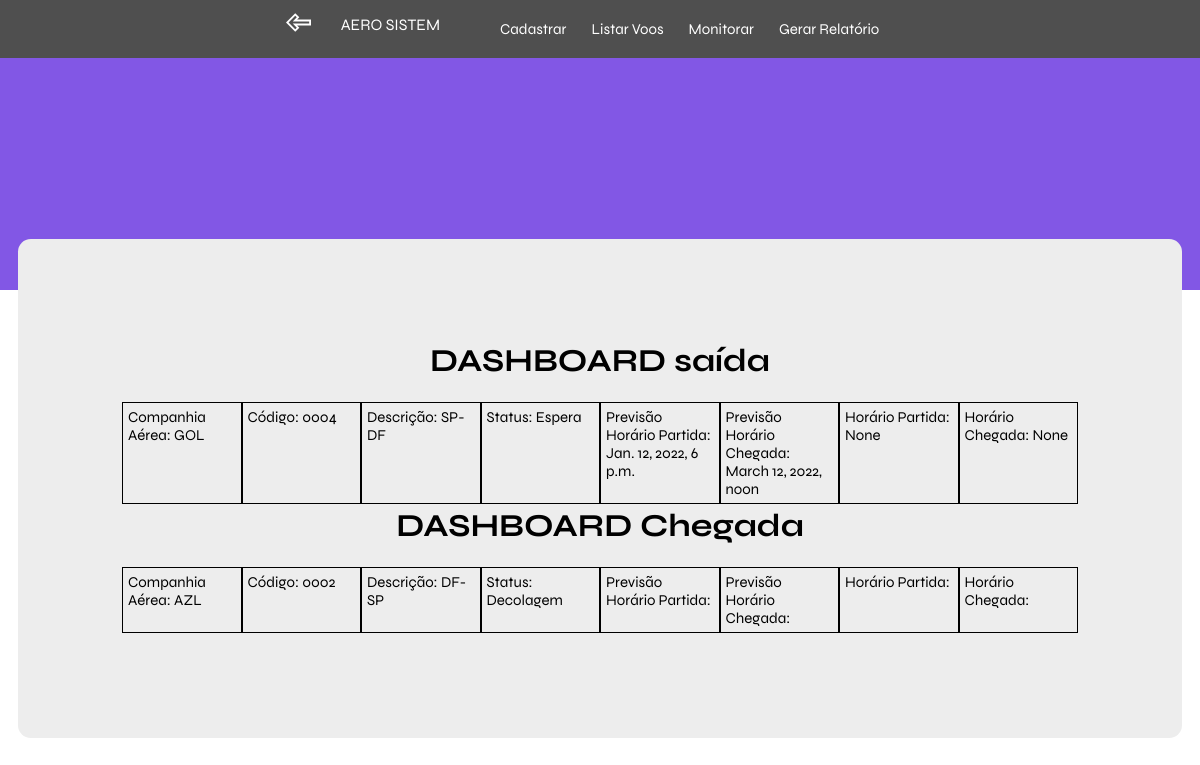
The page /home/ (signed in) on the database as committed earlier.
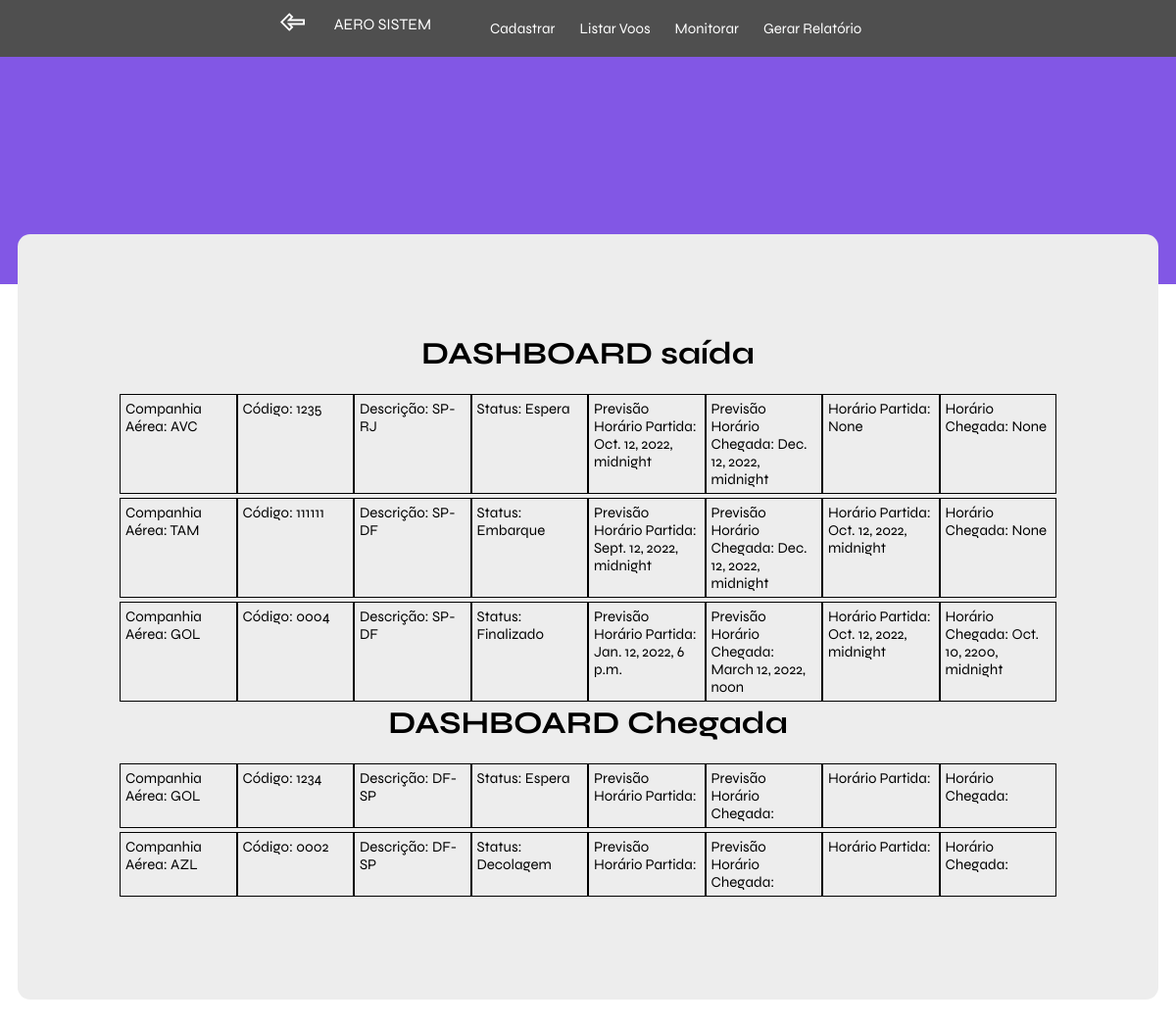
The same page on the database as committed later.
### book/models.py (models this page shows)
class Estado_Dinamico(models.Model):
	voo = models.OneToOneField(
        Voo,
        on_delete=models.CASCADE,
        primary_key=True,
    )
	STATUS = [
		('Embarque', 'Embarque'),
		('Pouso', 'Pouso'),
		('Decolagem', 'Decolagem'),
		('Finalizado', 'Finalizado'),
		('Espera', 'Espera'),
	]
	data_saida = models.DateTimeField(null=True)
	data_chegada = models.DateTimeField(null=True)
	status = models.CharField(max_length=10,choices=STATUS,default = 'EMB')
	class Meta:
			db_table = 'estado_dinamico'

class Voo(models.Model):
	STATUS = [
		('GOL', 'Gol'),
		('TAM', 'TAM '),
		('AVC', 'Avianca '),
		('AZL', 'Azul '),
	]
	ROTAS = [
		('SP-RJ', 'SP-RJ'),
		('SP-DF', 'SP-DF'),
		('RJ-SP', 'RJ-SP'),
		('DF-SP', 'DF-SP'),
	]
	id = models.BigAutoField(primary_key=True)
	codigo = models.CharField(max_length=12, null=False,unique = True)
	companhia = models.CharField(max_length=3,choices=STATUS, null=False)
	previsao_chegada = models.DateTimeField(null=False)
	previsao_partida = models.DateTimeField(null=False)
	rota = models.CharField(max_length=5,choices=ROTAS, null=False)
	class Meta:
		db_table = 'Voos'

### book/views.py (the view)
# urls.py: 2. Add a URL to urlpatterns:  path('', views.home, name='home')
def home(request, context = {'permissao':'Negada'}):
    request.session['tentativas'] = 0
    permissao = request.session['permissao']
    voos_dinamicoS = Estado_Dinamico.objects.select_related().filter(voo__rota = "SP-RJ")|Estado_Dinamico.objects.select_related().filter(voo__rota = "SP-DF")
    voos_dinamico2 = voos_dinamicoS.order_by('-voo__codigo')[:10]
    voos_dinamicoC = Estado_Dinamico.objects.select_related().filter(voo__rota = "RJ-SP")|Estado_Dinamico.objects.select_related().filter(voo__rota = "DF-SP")
    voos_dinamico = voos_dinamicoC.order_by('-voo__codigo')[:10]
    context={'voos_dinamico':voos_dinamico,'voos_dinamico2':voos_dinamico2,'permissao':permissao}
    return render(request,'home.html',context)

### template/home.html (shortened to what this page needs)
{% load static %}
<!DOCTYPE html>
<html lang="en">
<head>
    <link rel="stylesheet" href="{% static 'css/global.css' %}" />
    <link rel="stylesheet" href="{% static 'css/home.css' %}" />
</head>
<body>
    {% block content %}
        <header>
            <div class="content">
                <a class="voltar" href="{% url 'login' %}"><img src="{% static 'images/back.svg' %}" alt=""></a>
                <div class="column-left">
                  <a href="{% url 'home' %}">AERO SISTEM</a>
                  <ul class="menu">
                    <li><a href="{% url 'cadastrar' %}">Cadastrar</a></li>
                    <li><a href="{% url 'central' %}">Listar Voos</a></li>
                    <li><a href="{% url 'monitorar' %}">Monitorar</a></li>
                    <li><a href="{% url 'relatorio' %}">Gerar Relatório</a></li>
                  </ul>
                </div>
        </header>
        <div class="dashboard">
            <h1>DASHBOARD saída</h1>
            {% for voo in voos_dinamico2 %}
        <div>
            <div class="box">
                <div class="item">
                    <li>Companhia Aérea: {{ voo.voo.companhia }}</li>
                </div>
                <div class="item">
                    <li>Código: {{ voo.voo.codigo}}</li>
                </div>
                <div class="item">
                    <li>Descrição: {{ voo.voo.rota }}</li>
                </div>
                <div class="item">
                    <li>Status: {{ voo.status }}</li>
                </div>
                <div class="item">
                    <li>Previsão Horário Partida: {{ voo.voo.previsao_partida }}</li>
                </div>
                <div class="item">
                    <li>Previsão Horário Chegada: {{ voo.voo.previsao_chegada }}</li>
                </div>
                <div class="item">
                    <li>Horário Partida: {{ voo.data_saida }}</li>
                </div>
                <div class="item">
                    <li>Horário Chegada: {{ voo.data_chegada }}</li>
                </div>
            </div>
        </div>
    {% endfor %}
    <h1>DASHBOARD Chegada</h1>
    {% for voo in voos_dinamico %}
        <div>
            <div class="box">
                <div class="item">
                    <li>Companhia Aérea: {{ voo.voo.companhia }}</li>
                </div>
                <div class="item">
                    <li>Código: {{ voo.voo.codigo}}</li>
                </div>
                <div class="item">
                    <li>Descrição: {{ voo.voo.rota }}</li>
                </div>
                <div class="item">
                    <li>Status: {{ voo.status }}</li>
                </div>
                <div class="item">
                    <li>Previsão Horário Partida: {{ voo.previsao_partida }}</li>
                </div>
                <div class="item">
                    <li>Previsão Horário Chegada: {{ voo.previsao_chegada }}</li>
                </div>
                <div class="item">
                    <li>Horário Partida: {{ voo.voo.data_saida }}</li>
                </div>
                <div class="item">
                    <li>Horário Chegada: {{ voo.voo.data_chegada }}</li>
                </div>
            </div>
        </div>
    {% endfor %}
    {% endblock %}
</body>
</html>

### book/static/css/global.css (style rules this page uses)
* { font-family: 'Syne', sans-serif; }
:root { --fundo: #8257E5; --branco: #ffffff; --text: #4F4F4F; --text2: #8257E5; }

### book/static/css/home.css (style rules this page uses)
* { margin: 0; }
header { background-color: var(--fundo); width: 100%; height: 290px; }
.dashboard { background-color: #EDEDED; max-width: 60rem; border-radius: 0.8rem; margin: -3.2rem auto 3.2rem; padding: 6.4rem; overflow: hidden; }
.content { display: flex; justify-content: center; background-color: var(--text); }
.column-left { display: flex; justify-content: center; padding: 15px; }
a { margin-right: 15px; text-decoration: none; color: var(--branco); }
ul { display: flex; justify-content: center; list-style-type: none; }
li { font-size: 15px; }
a img { height: 25px; width: 25px; margin-top: 10px; }
.box { display: grid; grid-template-columns: repeat(8,1fr); padding: 2px; }
.item { border: solid black 0.2px; }
li { list-style-type: none; padding: 5px; }
h1 { display: flex; justify-content: center; margin-bottom: 20px; }

Rows that differ between the two databases and show on the page:
added Estado_Dinamico: voo.companhia "AVC", voo.codigo "1235", voo.rota "SP-RJ", status "Espera", voo.previsao_partida "Oct. 12, 2022, midnight", voo.previsao_chegada "Dec. 12, 2022, midnight", data_saida "None", data_chegada "None", shown under "DASHBOARD saída"
added Estado_Dinamico: voo.companhia "TAM", voo.codigo "111111", voo.rota "SP-DF", status "Embarque", voo.previsao_partida "Sept. 12, 2022, midnight", voo.previsao_chegada "Dec. 12, 2022, midnight", data_saida "Oct. 12, 2022, midnight", data_chegada "None", shown under "DASHBOARD saída"
changed Estado_Dinamico: status "Espera" → "Finalizado"; data_saida "None" → "Oct. 12, 2022, midnight"; data_chegada "None" → "Oct. 10, 2200, midnight"
added Estado_Dinamico: voo.companhia "GOL", voo.codigo "1234", voo.rota "DF-SP", status "Espera", shown under "DASHBOARD Chegada"
